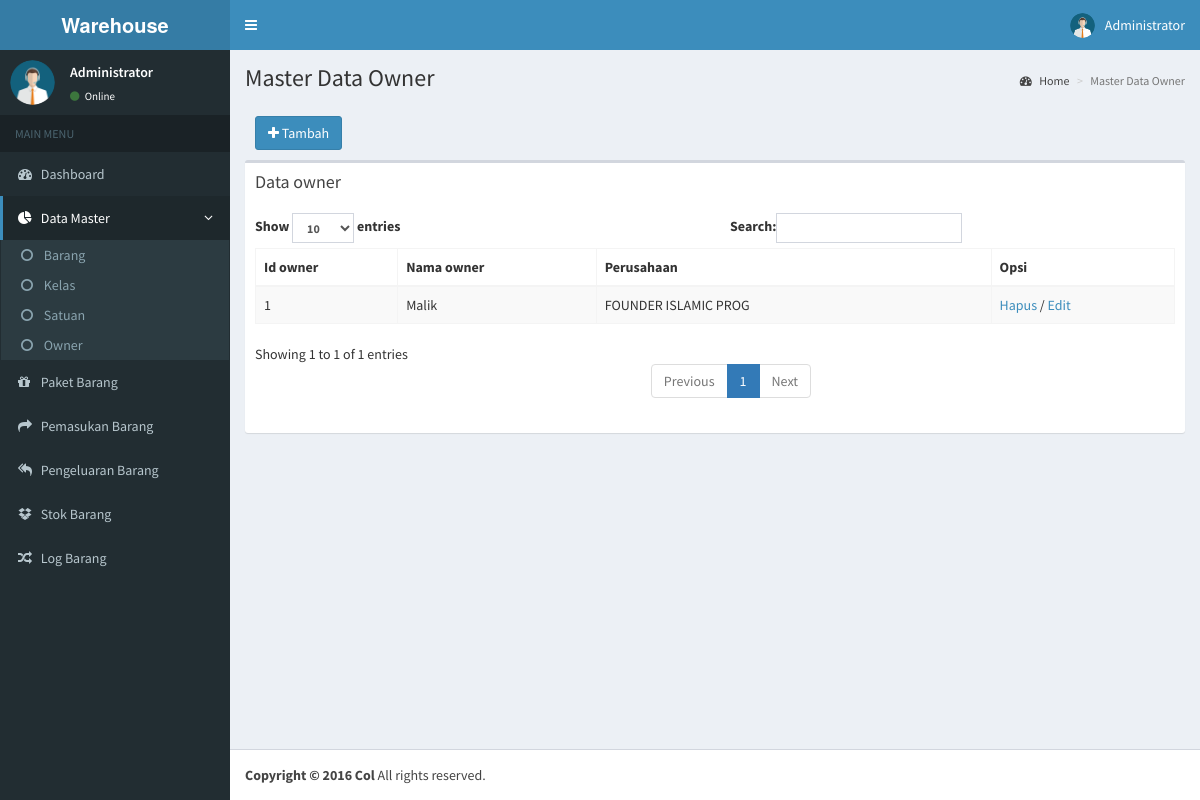
/admin-m-owner.php (signed in), run on the app's committed database.
### tables this page shows
CREATE TABLE IF NOT EXISTS `m_owner` (
`id_owner` int(11) NOT NULL,
  `nama` varchar(20) NOT NULL,
  `perusahaan` varchar(20) NOT NULL
);

### admin-m-owner.php (the view, shortened to what this page needs)
<?php require "head.php" ?>
<?php require "nav.php" ?>
  <div class="content-wrapper">
    <section class="content-header">
      <h1>
        Master Data Owner
      </h1>
      <ol class="breadcrumb">
        <li><a href="#"><i class="fa fa-dashboard"></i> Home</a></li>
        <li class="active">Master Data Owner</li>
      </ol>
    </section>
    <section class="content">
      <div class="row">
        <div class="col-xs-12">
          <div class="box-header">
                <a href="admin-m-owner-tambah.php" ><button type="submit" name="tambah" class="btn btn-primary"><i class="fa fa-plus"></i> Tambah</button> </a>
              </div>
          <div class="box">
            <div class="box-header">
              <h3 class="box-title">Data owner</h3>
            </div>
            <div class="box-body">
              <table id="example1" class="table table-bordered table-striped">
                <thead>
                <tr>
                  <th>Id owner</th>
                  <th>Nama owner</th>
                  <th>Perusahaan</th>
                  <th>Opsi</th>
                </tr>
                </thead>
                <tbody>
                <?php
                $query = mysql_query("SELECT * FROM m_owner ORDER BY id_owner DESC") or die(mysql_error());
                if(mysql_num_rows($query) == 0){
                } else{
                  while($data = mysql_fetch_assoc($query)){
                    echo '<tr>';
                      echo '<td>'.$data['id_owner'].'</td>';
                      echo '<td>'.$data['nama'].'</td>';
                      echo '<td>'.$data['perusahaan'].'</td>';
                      echo '<td><a href="admin-m-owner-del.php?id_owner='.$data['id_owner'].'" onclick="return confirm(\'Yakin?\')">Hapus</a> / <a href="admin-m-owner-edit.php?id_owner='.$data['id_owner'].'">Edit</a></td>';
                    echo '</tr>';
                  }
                }
                ?>
                </tbody>
              </table>
            </div>
          </div>
        </div>
      </div>
    </section>
  </div>
 <?php require "footer.php" ?>
</body>
</html>

### data on the page
m_owner: id_owner "1", nama "Malik", perusahaan "FOUNDER ISLAMIC PROG"

### other printed values
$fullname "Administrator"
